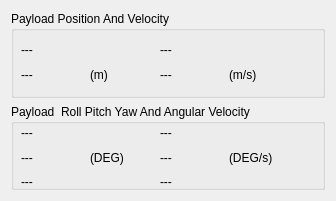
       <widget class="QWidget" name="layoutWidget">
        <property name="geometry">
         <rect>
          <x>10</x>
          <y>30</y>
          <width>336</width>
          <height>201</height>
         </rect>
        </property>
        <layout class="QVBoxLayout" name="verticalLayout_11">
         <item>
          <widget class="QGroupBox" name="groupBox_8">
           <property name="title">
            <string>Payload Position And Velocity</string>
           </property>
           <widget class="QWidget" name="layoutWidget">
            <property name="geometry">
             <rect>
              <x>10</x>
              <y>30</y>
              <width>271</width>
              <height>67</height>
             </rect>
            </property>
            <layout class="QHBoxLayout" name="horizontalLayout_3">
             <item>
              <layout class="QVBoxLayout" name="verticalLayout_7">
               <item>
                <widget class="QLabel" name="Payload_x">
                 <property name="text">
                  <string>---</string>
                 </property>
                </widget>
               </item>
               <item>
                <widget class="QLabel" name="Payload_y">
                 <property name="text">
                  <string>---</string>
                 </property>
                </widget>
               </item>
               <item>
                <widget class="QLabel" name="Payload_z">
                 <property name="text">
                  <string>---</string>
                 </property>
                </widget>
               </item>
              </layout>
             </item>
             <item>
              <widget class="QLabel" name="label">
               <property name="text">
                <string>(m)</string>
               </property>
              </widget>
             </item>
             <item>
              <layout class="QVBoxLayout" name="verticalLayout_8">
               <item>
                <widget class="QLabel" name="Payload_vx">
                 <property name="text">
                  <string>---</string>
                 </property>
                </widget>
               </item>
               <item>
                <widget class="QLabel" name="Payload_vy">
                 <property name="text">
                  <string>---</string>
                 </property>
                </widget>
               </item>
               <item>
                <widget class="QLabel" name="Payload_vz">
                 <property name="text">
                  <string>---</string>
                 </property>
                </widget>
               </item>
              </layout>
             </item>
             <item>
              <widget class="QLabel" name="label_2">
               <property name="text">
                <string>(m/s)</string>
               </property>
              </widget>
             </item>
            </layout>
           </widget>
          </widget>
         </item>
         <item>
          <widget class="QGroupBox" name="groupBox_10">
           <property name="title">
            <string>Payload  Roll Pitch Yaw And Angular Velocity </string>
           </property>
           <widget class="QWidget" name="layoutWidget">
            <property name="geometry">
             <rect>
              <x>10</x>
              <y>20</y>
              <width>271</width>
              <height>67</height>
             </rect>
            </property>
            <layout class="QHBoxLayout" name="horizontalLayout_4">
             <item>
              <layout class="QVBoxLayout" name="verticalLayout_9">
               <item>
                <widget class="QLabel" name="Payload_roll">
                 <property name="text">
                  <string>---</string>
                 </property>
                </widget>
               </item>
               <item>
                <widget class="QLabel" name="Payload_pitch">
                 <property name="text">
                  <string>---</string>
                 </property>
                </widget>
               </item>
               <item>
                <widget class="QLabel" name="Payload_yaw">
                 <property name="text">
                  <string>---</string>
                 </property>
                </widget>
               </item>
              </layout>
             </item>
             <item>
              <widget class="QLabel" name="label_8">
               <property name="text">
                <string>(DEG)</string>
               </property>
              </widget>
             </item>
             <item>
              <layout class="QVBoxLayout" name="verticalLayout_10">
               <item>
                <widget class="QLabel" name="Payload_omega_x">
                 <property name="text">
                  <string>---</string>
                 </property>
                </widget>
               </item>
               <item>
                <widget class="QLabel" name="Payload_omega_y">
                 <property name="text">
                  <string>---</string>
                 </property>
                </widget>
               </item>
               <item>
                <widget class="QLabel" name="Payload_omega_z">
                 <property name="text">
                  <string>---</string>
                 </property>
                </widget>
               </item>
              </layout>
             </item>
             <item>
              <widget class="QLabel" name="label_31">
               <property name="text">
                <string>(DEG/s)</string>
               </property>
              </widget>
             </item>
            </layout>
           </widget>
          </widget>
         </item>
        </layout>
       </widget>
